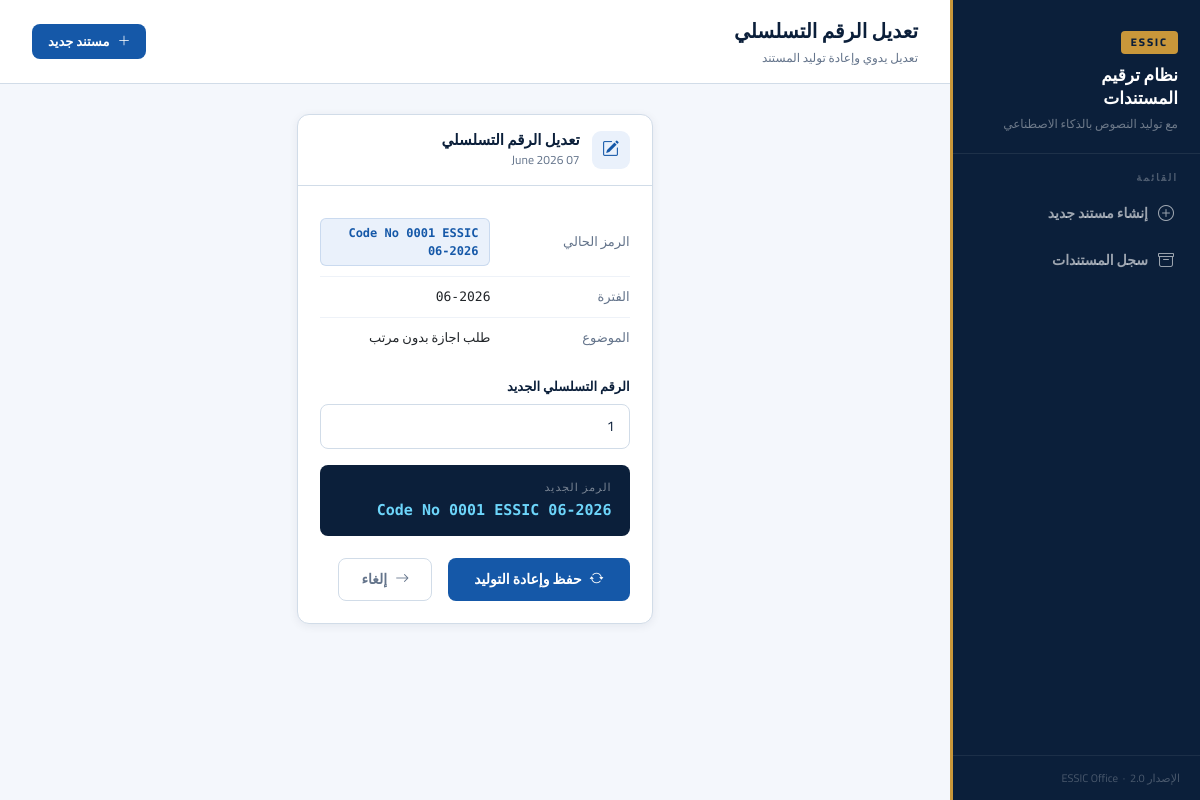
Screenshot of /edit/1 with the database file from the repository.
### typing_version_one/models.py (models this page shows, shortened)
class Document(db.Model):
    __tablename__ = "documents"
    id                 = db.Column(db.Integer, primary_key=True)
    serial_number      = db.Column(db.Integer, nullable=False)
    full_code          = db.Column(db.String(100), nullable=False)
    month              = db.Column(db.Integer, nullable=False)
    year               = db.Column(db.Integer, nullable=False)
    doc_type           = db.Column(db.String(20), nullable=False, default="letter")   # "letter" | "request"
    sender             = db.Column(db.Text, nullable=True)
    recipient          = db.Column(db.Text, nullable=True)
    subject            = db.Column(db.Text, nullable=True)
    raw_draft          = db.Column(db.Text, nullable=True)    # user's free-text draft
    generated_body     = db.Column(db.Text, nullable=True)    # AI-refined Arabic body
    filename           = db.Column(db.String(255), nullable=False)
    generated_filename = db.Column(db.String(255), nullable=True)
    ai_model           = db.Column(db.String(100), nullable=True)
    created_at         = db.Column(db.DateTime, default=datetime.utcnow)

### typing_version_one/app.py (the view, shortened to what this page needs)
@app.route("/edit/<int:doc_id>", methods=["GET", "POST"])
def edit(doc_id):
    doc = Document.query.get_or_404(doc_id)
    return render_template("edit.html", doc=doc)

### typing_version_one/templates/edit.html (shortened to what this page needs)
{% extends "base.html" %}
{% block page_title %}تعديل الرقم التسلسلي{% endblock %}
{% block page_sub %}تعديل يدوي وإعادة توليد المستند{% endblock %}
{% block content %}
<div class="row justify-content-center">
  <div class="col-lg-5">
    <div class="card">
      <div class="card-head">
        <div class="card-icon"><i class="bi bi-pencil-square"></i></div>
        <div>
          <h2>تعديل الرقم التسلسلي</h2>
          <p>{{ doc.created_at.strftime('%d %B %Y') }}</p>
        </div>
      </div>
      <div class="card-body-p">
        <table style="width:100%;font-size:13px;border-collapse:collapse;margin-bottom:20px;">
          <tr style="border-bottom:1px solid #eef2f8;">
            <td style="padding:10px 0;color:var(--muted);width:45%;">الرمز الحالي</td>
            <td style="padding:10px 0;"><span class="code-badge">Code No {{ doc.full_code }}</span></td>
          </tr>
          <tr style="border-bottom:1px solid #eef2f8;">
            <td style="padding:10px 0;color:var(--muted);">الفترة</td>
            <td style="padding:10px 0;font-family:'DM Mono',monospace;">{{ "%02d"|format(doc.month) }}-{{ doc.year }}</td>
          </tr>
          <tr>
            <td style="padding:10px 0;color:var(--muted);">الموضوع</td>
            <td style="padding:10px 0;font-size:13px;">{{ doc.subject or '—' }}</td>
          </tr>
        </table>
        <form method="POST">
          <div class="mb-3">
            <label class="field-label">الرقم التسلسلي الجديد</label>
            <input type="number" name="serial_number" class="field-input"
              value="{{ doc.serial_number }}" min="1" max="9999" required
              oninput="updatePreview(this.value)" />
          </div>
          <div style="background:var(--navy);border-radius:8px;padding:14px 18px;margin-bottom:22px;">
            <div style="color:rgba(255,255,255,.45);font-size:11px;letter-spacing:1px;text-transform:uppercase;margin-bottom:4px;">الرمز الجديد</div>
            <div style="font-family:'DM Mono',monospace;color:#6dd5fa;font-size:15px;font-weight:600;">
              Code No <span id="preview">{{ "%04d"|format(doc.serial_number) }} ESSIC {{ "%02d"|format(doc.month) }}-{{ doc.year }}</span>
            </div>
          </div>
          <div class="d-flex gap-3">
            <button type="submit" class="btn-primary">
              <i class="bi bi-arrow-repeat"></i> حفظ وإعادة التوليد
            </button>
            <a href="{{ url_for('documents') }}" class="btn-ghost">
              <i class="bi bi-arrow-right"></i> إلغاء
            </a>
          </div>
        </form>
      </div>
    </div>
  </div>
</div>
{% endblock %}

### typing_version_one/templates/base.html (style rules this page uses)
:root { --navy: #0b1f3a; --blue: #1558a8; --accent: #2478e4; --gold: #c9973a; --light: #eaf1fb; --muted: #64748b; --border: #d1dce8; --bg: #f4f7fc; --white: #ffffff; --red: #c0392b; --green: #1a7a4a; --r: 12px; }
* { box-sizing: border-box; }
body { font-family: 'Cairo', sans-serif; background: var(--bg); color: var(--navy); min-height: 100vh; direction: rtl; }
.card { background: var(--white); border: 1px solid var(--border); border-radius: var(--r); box-shadow: 0 2px 10px rgba(11,31,58,.07); overflow: hidden; margin-bottom: 24px; }
.card-head { padding: 16px 22px; border-bottom: 1px solid var(--border); display: flex; align-items: center; gap: 12px; }
.card-icon { width: 38px; height: 38px; background: var(--light); border-radius: 9px; display: flex; align-items: center; justify-content: center; color: var(--blue); font-size: 17px; flex-shrink: 0; }
.card-head h2 { font-size: 15px; font-weight: 700; color: var(--navy); margin: 0; }
.card-head p { font-size: 12px; color: var(--muted); margin: 2px 0 0; }
.card-body-p { padding: 22px; }
.btn-primary { background: var(--blue); color: #fff; border: none; border-radius: 8px; padding: 11px 26px; font-size: 14px; font-weight: 700; cursor: pointer; transition: all .2s; display: inline-flex; align-items: center; gap: 8px; text-decoration: none; font-family: 'Cairo', sans-serif; }
.btn-ghost { background: transparent; color: var(--muted); border: 1px solid var(--border); border-radius: 8px; padding: 10px 22px; font-size: 14px; font-weight: 600; cursor: pointer; transition: all .18s; display: inline-flex; align-items: center; gap: 8px; text-decoration: none; font-family: 'Cairo', sans-serif; }
.field-label { display: block; font-size: 13px; font-weight: 700; color: var(--navy); margin-bottom: 7px; }
.field-input, .field-select, .field-textarea { width: 100%; padding: 11px 14px; border: 1.5px solid var(--border); border-radius: 8px; font-family: 'Cairo', sans-serif; font-size: 14px; color: var(--navy); background: #fff; transition: border .2s; outline: none; direction: rtl; }
.code-badge { display: inline-flex; align-items: center; gap: 6px; background: var(--light); color: var(--blue); font-family: 'DM Mono', monospace; font-size: 12px; font-weight: 600; padding: 5px 11px; border-radius: 6px; border: 1px solid rgba(21,88,168,.15); }

### rows the page displays
Document: created_at "07 June 2026", full_code "0001 ESSIC 06-2026", month "06", year "2026", subject "طلب اجازة بدون مرتب", serial_number "1", serial_number "0001"
